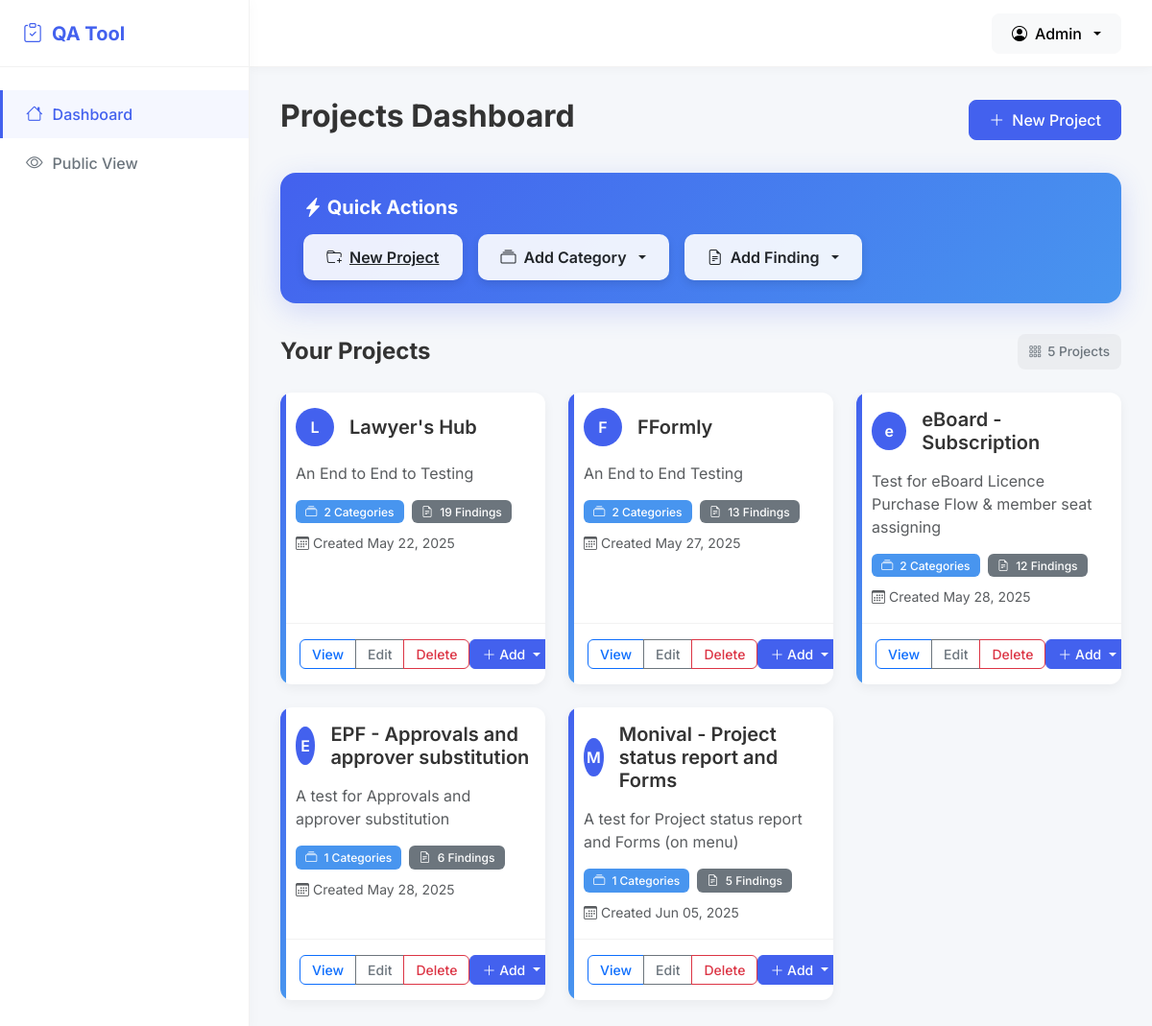
The page / (signed in) on the database its author committed.
### app.py (models this page shows)
class Project(db.Model):
    id = db.Column(db.Integer, primary_key=True)
    name = db.Column(db.String(100), nullable=False)
    description = db.Column(db.Text)
    created_date = db.Column(db.DateTime, default=datetime.utcnow)
    categories = db.relationship('Category', backref='project', cascade='all, delete-orphan')

### app.py (the view)
@app.route('/')
@admin_required
def index():
    projects = Project.query.all()
    return render_template('index.html', projects=projects)

### app.py (called while the page is built)
def admin_required(f):
    @wraps(f)
    def decorated_function(*args, **kwargs):
        if not session.get('logged_in'):
            return redirect(url_for('public_index'))
        return f(*args, **kwargs)
    return decorated_function

### templates/index.html (shortened to what this page needs)
{% extends 'base.html' %}
{% block content %}
<div class="page-header d-flex justify-content-between align-items-center">
    <h2 class="fw-bold">Projects Dashboard</h2>
    <a href="{{ url_for('new_project') }}" class="btn btn-primary d-flex align-items-center gap-2">
        <i class="bi bi-plus-lg"></i> New Project
    </a>
</div>
<div class="quick-actions">
    <h5 class="card-title"><i class="bi bi-lightning-charge-fill"></i> Quick Actions</h5>
    <div class="d-flex flex-wrap gap-3">
        <a href="{{ url_for('new_project') }}" class="action-btn d-flex align-items-center gap-2">
            <i class="bi bi-folder-plus"></i> New Project
        </a>
        <div class="dropdown">
            <button class="action-btn dropdown-toggle d-flex align-items-center gap-2" type="button" id="addCategoryDropdown" data-bs-toggle="dropdown" aria-expanded="false">
                <i class="bi bi-collection"></i> Add Category
            </button>
        </div>
        <div class="dropdown">
            <button class="action-btn dropdown-toggle d-flex align-items-center gap-2" type="button" id="addFindingDropdown" data-bs-toggle="dropdown" aria-expanded="false">
                <i class="bi bi-file-earmark-text"></i> Add Finding
            </button>
                {% set has_categories = false %}
        </div>
    </div>
</div>
<div class="row mb-4">
    <div class="col">
        <div class="d-flex align-items-center justify-content-between">
            <h4 class="fw-bold mb-0">Your Projects</h4>
            <div class="d-flex gap-2">
                <span class="stats-badge">
                    <i class="bi bi-grid-3x3-gap"></i> {{ projects|length }} Projects
                </span>
            </div>
        </div>
    </div>
</div>
{% if projects %}
    <div class="row row-cols-1 row-cols-md-2 row-cols-lg-3 g-4">
        {% for project in projects %}
            <div class="col">
                <div class="card project-card h-100">
                    <div class="card-body">
                        <div class="d-flex align-items-center mb-3">
                            <div class="avatar-text me-3">{{ project.name[0] }}</div>
                            <h5 class="card-title mb-0">{{ project.name }}</h5>
                        </div>
                        <p class="card-text text-muted">{{ project.description }}</p>
                        <div class="d-flex flex-wrap gap-2 mb-2">
                            <span class="badge bg-info">
                                <i class="bi bi-collection me-1"></i> {{ project.categories|length }} Categories
                            </span>
                            <span class="badge bg-secondary">
                                {% set finding_count = namespace(value=0) %}
                                {% for category in project.categories %}
                                    {% set finding_count.value = finding_count.value + category.findings|length %}
                                {% endfor %}
                                <i class="bi bi-file-earmark-text me-1"></i> {{ finding_count.value }} Findings
                            </span>
                        </div>
                        <p class="card-text">
                            <small class="text-muted">
                                <i class="bi bi-calendar3"></i> Created {{ project.created_date.strftime('%b %d, %Y') }}
                            </small>
                        </p>
                    </div>
                    <div class="card-footer">
                        <div class="d-flex justify-content-between align-items-center">
                            <div class="btn-group">
                                <a href="{{ url_for('view_project', project_id=project.id) }}" class="btn btn-sm btn-outline-primary">View</a>
                                <a href="{{ url_for('edit_project', project_id=project.id) }}" class="btn btn-sm btn-outline-secondary">Edit</a>
                                <button type="button" class="btn btn-sm btn-outline-danger" data-bs-toggle="modal" data-bs-target="#deleteProjectModal{{ project.id }}">
                                    Delete
                                </button>
                            </div>
                            <div class="dropdown">
                                <button class="btn btn-sm btn-primary dropdown-toggle" type="button" id="quickAddDropdown{{ project.id }}" data-bs-toggle="dropdown" aria-expanded="false">
                                    <i class="bi bi-plus-lg"></i> Add
                                </button>
                            </div>
                        </div>
                    </div>
                </div>
            </div>
        {% endfor %}
    </div>
{% endif %}
{% endblock %}

### templates/base.html (style rules this page uses)
:root { --sidebar-width: 260px; --header-height: 70px; --primary-color: #4361ee; --secondary-color: #3f37c9; --success-color: #4cc9f0; --danger-color: #f72585; --warning-color: #f8961e; --info-color: #4895ef; --light-color: #f8f9fa; --dark-color: #212529; }
body { font-family: 'Inter', 'Segoe UI', Roboto, -apple-system, BlinkMacSystemFont, sans-serif; background-color: #f5f7fa; color: #333; }
.btn-primary { background-color: var(--primary-color); border-color: var(--primary-color); }

### templates/index.html (style rules this page uses)
:root { --primary-color: #4361ee; --success-color: #4cc9f0; --danger-color: #f72585; --warning-color: #f8961e; --info-color: #4895ef; --light-color: #f8f9fa; --dark-color: #212529; --gray-color: #6c757d; }
body { background-color: #f5f7fa; font-family: 'Inter', 'Segoe UI', Roboto, -apple-system, BlinkMacSystemFont, sans-serif; }
.card { border: none; border-radius: 12px; box-shadow: 0 4px 12px rgba(0, 0, 0, 0.05); transition: all 0.3s ease; }
.btn { border-radius: 8px; font-weight: 500; padding: 0.5rem 1.25rem; transition: all 0.2s ease; }
.btn-sm { border-radius: 6px; padding: 0.25rem 0.75rem; }
.btn-primary { background-color: var(--primary-color); border-color: var(--primary-color); }
.badge { font-weight: 500; padding: 0.5em 0.85em; border-radius: 6px; }
.bg-info { background-color: var(--info-color) !important; }
.project-card { position: relative; overflow: hidden; }
.project-card::before { content: ""; position: absolute; top: 0; left: 0; height: 100%; width: 6px; background: linear-gradient(to bottom, var(--primary-color), var(--info-color)); border-radius: 12px 0 0 12px; }
.card-title { font-weight: 600; color: #333; }
.quick-actions { background: linear-gradient(135deg, var(--primary-color) 0%, var(--info-color) 100%); border-radius: 16px; padding: 1.5rem; margin-bottom: 2rem; box-shadow: 0 8px 30px rgba(67, 97, 238, 0.2); }
.quick-actions .card-title { color: white; font-weight: 700; margin-bottom: 1rem; }
.action-btn { background-color: rgba(255, 255, 255, 0.9); color: var(--dark-color); border: none; font-weight: 600; padding: 0.75rem 1.5rem; border-radius: 10px; box-shadow: 0 4px 10px rgba(0, 0, 0, 0.1); }
.page-header { margin-bottom: 2rem; }
.stats-badge { display: inline-flex; align-items: center; gap: 6px; padding: 0.5rem 0.75rem; border-radius: 8px; background-color: rgba(0, 0, 0, 0.04); color: var(--gray-color); font-size: 0.85rem; font-weight: 500; }
.card-footer { background-color: transparent; border-top: 1px solid rgba(0, 0, 0, 0.05); padding: 1rem 1.25rem; }
.avatar-text { width: 40px; height: 40px; border-radius: 50%; display: flex; align-items: center; justify-content: center; font-weight: 600; font-size: 1rem; color: white; background-color: var(--primary-color); }

### rows shown on the page
Project: name "L", name "Lawyer's Hub", description "An End to End to Testing", categories|length "2", value "19", created_date "May 22, 2025"
Project: name "F", name "FFormly", description "An End to End Testing", categories|length "2", value "13", created_date "May 27, 2025"
Project: name "e", name "eBoard - Subscription", description "Test for eBoard Licence Purchase Flow & member seat assigning", categories|length "2", value "12", created_date "May 28, 2025"
Project: name "E", name "EPF - Approvals and approver substitution", description "A test for Approvals and approver substitution", categories|length "1", value "6", created_date "May 28, 2025"
Project: name "M", name "Monival - Project status report and Forms", description "A test for Project status report and Forms (on menu)", categories|length "1", value "5", created_date "Jun 05, 2025"

### other values the page prints
{{ projects|length }} "5"
